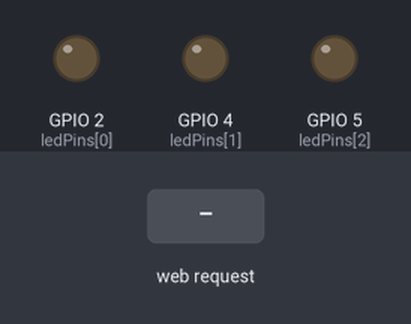
Bench run of a sketch on a simulated ESP32. Parts: output pins drawn as LEDs (lit = HIGH). Inputs (shaded band) come from the test bench. What the sketch prints to the serial monitor is not drawn.

Above: at 2.2 s.
2.3 s: HTTP request GET /set?led=1&val=1 received
At 3.5 s:
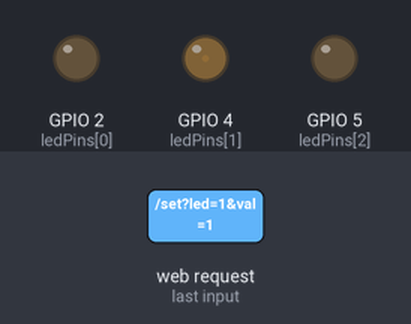
3.8 s: HTTP request GET /set?led=120&val=120 received
At 4.8 s:
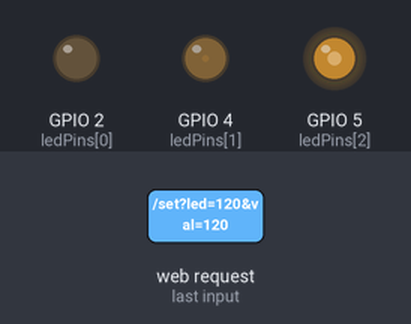
Timing chart, 0 to 6.8 s (numbered marks = the images above; inputs shaded):
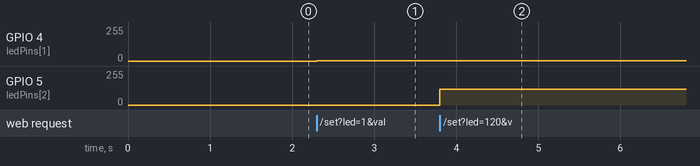

The sketch:

ex07.ino
```cpp
// ex07.ino — Web无极调光器 (AP模式) — 三路LED，滑动条控制亮度
#include <WiFi.h>
#include <WebServer.h>

// AP 热点配置
const char* ap_ssid = "ESP32-LED-602";
const char* ap_pass = "12345678";   // 至少8位，连接时输入

// 三路LED引脚
const int ledPins[3] = {2, 4, 5};
const int ledCount = 3;
const int freq = 5000;
const int resolution = 8;

WebServer server(80);

void handleRoot() {
  String html = R"rawliteral(
<!DOCTYPE html>
<html lang="zh-CN">
<head>
  <meta charset="UTF-8">
  <meta name="viewport" content="width=device-width, initial-scale=1.0">
  <title>三路无极调光器</title>
  <style>
    body { font-family:Arial; text-align:center; margin-top:40px; background:#1a1a2e; color:#eee; }
    .ch { margin:20px 0; padding:15px; background:#16213e; border-radius:12px; width:85%; margin-left:auto; margin-right:auto; }
    .ch h3 { margin:0 0 10px 0; color:#00d4ff; }
    input[type=range] { width:80%; height:24px; margin:8px 0; }
    .val { font-size:32px; font-weight:bold; color:#00d4ff; }
  </style>
</head>
<body>
  <h1>LED 三路无极调光器</h1>
  <p>分别拖动滑动条调节三路LED亮度</p>

  <div class="ch">
    <h3>LED 1 (引脚 2)</h3>
    <input type="range" min="0" max="255" value="0" id="slider0">
    <p>亮度: <span class="val" id="val0">0</span> / 255</p>
  </div>

  <div class="ch">
    <h3>LED 2 (引脚 4)</h3>
    <input type="range" min="0" max="255" value="0" id="slider1">
    <p>亮度: <span class="val" id="val1">0</span> / 255</p>
  </div>

  <div class="ch">
    <h3>LED 3 (引脚 5)</h3>
    <input type="range" min="0" max="255" value="0" id="slider2">
    <p>亮度: <span class="val" id="val2">0</span> / 255</p>
  </div>

  <script>
    for (let i = 0; i < 3; i++) {
      const slider = document.getElementById('slider' + i);
      const valEl  = document.getElementById('val' + i);
      slider.oninput = function() {
        valEl.textContent = this.value;
        fetch('/set?led=' + i + '&val=' + this.value);
      };
    }
  </script>
</body>
</html>
)rawliteral";
  server.send(200, "text/html; charset=UTF-8", html);
}

void handleSet() {
  if (server.hasArg("led") && server.hasArg("val")) {
    int led  = server.arg("led").toInt();
    int duty = server.arg("val").toInt();
    led  = constrain(led, 0, ledCount - 1);
    duty = constrain(duty, 0, 255);
    ledcWrite(ledPins[led], duty);  // 3.x 用引脚号
    server.send(200, "text/plain", "OK");
  } else {
    server.send(400, "text/plain", "Missing led or val");
  }
}

void setup() {
  Serial.begin(115200);
  delay(1000);

  // 初始化三路LED PWM通道
  for (int i = 0; i < ledCount; i++) {
    ledcAttach(ledPins[i], freq, resolution);
    ledcWrite(ledPins[i], 0);  // 3.x 用引脚号，不用通道号
  }

  // 启动AP模式 — ESP32自己当热点
  Serial.print("启动AP热点: ");
  Serial.println(ap_ssid);
  WiFi.mode(WIFI_AP);
  boolean ok = WiFi.softAP(ap_ssid, ap_pass);

  if (ok) {
    Serial.println("AP热点已创建");
    Serial.print("IP地址: ");
    Serial.println(WiFi.softAPIP());  // 默认 192.168.4.1
    Serial.print("用手机/电脑连接WiFi: ");
    Serial.print(ap_ssid);
    Serial.print("  密码: ");
    Serial.println(ap_pass);
    Serial.print("然后在浏览器打开: http://");
    Serial.println(WiFi.softAPIP());
  } else {
    Serial.println("AP创建失败！");
  }

  server.on("/", handleRoot);
  server.on("/set", handleSet);
  server.begin();
  Serial.println("三路无极调光器已就绪");
}

void loop() {
  server.handleClient();
}
```

Measured:
- after the input at 2.3 s, GPIO 4 (ledPins[1]): 0/255 → 1/255 at once
- after the input at 3.8 s, GPIO 5 (ledPins[2]): 0/255 → 120/255 at once
